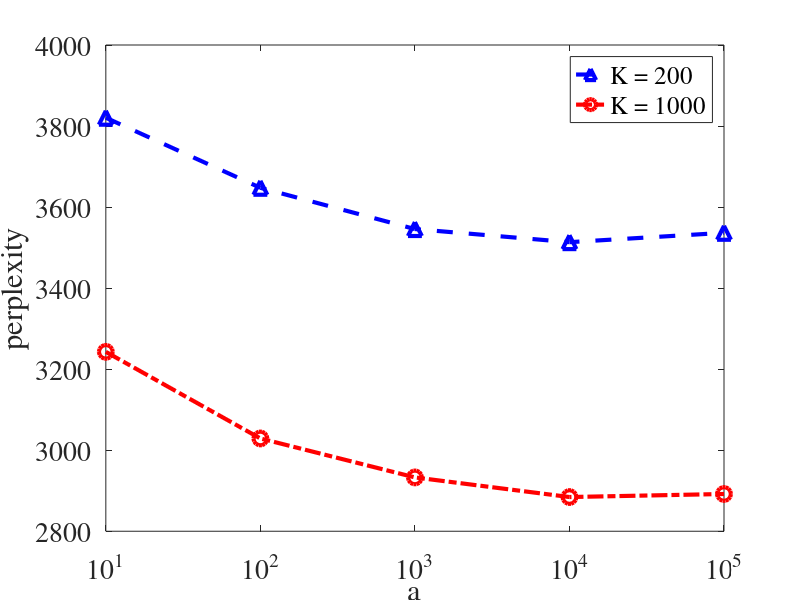

Source code (MATLAB):
t200=[3820.455962
3647.596705
3545.759381
3513.40424
3536.494465];

t1000=[3242.729968
3028.983976
2932.856217
2884.412412
2891.939893];

x=10.^[1 2 3 4 5];

set(0,'DefaultAxesFontName', 'Times');
set(0,'DefaultAxesFontSize', 20);
set(0,'DefaultTextFontname', 'Times');
set(0,'DefaultTextFontSize', 20);


h = plot(x, t200, 'b^--', 'MarkerSize', 10, 'LineWidth', 3);
hold on; plot(x, t1000, 'ro-.', 'MarkerSize', 10, 'LineWidth', 3);
xlim([10 100000]);
%ylim([1550 1580]);
set(gca,'xtick',x);
set(gca, 'xscale', 'log');
legend('K = 200','K = 1000');
%set(gca, 'xticklabel', {'1'; '2'; '4'; '8'; '16'; '32'; '64'; '128'; '256'; '512'; 'n'});
ylabel('perplexity');   
xlabel('a');
